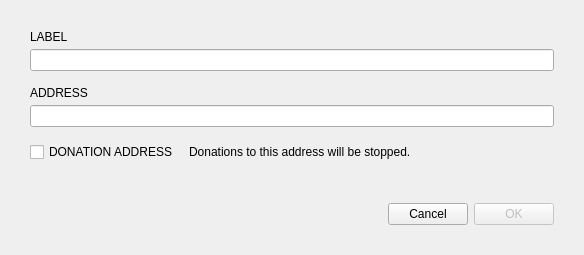
<?xml version="1.0" encoding="UTF-8"?>
<ui version="4.0">
 <class>NewAddressDialog</class>
 <widget class="QDialog" name="NewAddressDialog">
  <property name="geometry">
   <rect>
    <x>0</x>
    <y>0</y>
    <width>584</width>
    <height>255</height>
   </rect>
  </property>
  <property name="sizePolicy">
   <sizepolicy hsizetype="Fixed" vsizetype="Fixed">
    <horstretch>0</horstretch>
    <verstretch>0</verstretch>
   </sizepolicy>
  </property>
  <property name="minimumSize">
   <size>
    <width>584</width>
    <height>255</height>
   </size>
  </property>
  <property name="maximumSize">
   <size>
    <width>584</width>
    <height>255</height>
   </size>
  </property>
  <property name="windowTitle">
   <string>New contact</string>
  </property>
  <layout class="QGridLayout" name="gridLayout">
   <property name="leftMargin">
    <number>30</number>
   </property>
   <property name="topMargin">
    <number>30</number>
   </property>
   <property name="rightMargin">
    <number>30</number>
   </property>
   <property name="bottomMargin">
    <number>30</number>
   </property>
   <property name="verticalSpacing">
    <number>5</number>
   </property>
   <item row="0" column="0" colspan="4">
    <widget class="WalletGui::WalletNormalGrayTextLabel" name="m_labelTextLabel">
     <property name="sizePolicy">
      <sizepolicy hsizetype="Maximum" vsizetype="Preferred">
       <horstretch>0</horstretch>
       <verstretch>0</verstretch>
      </sizepolicy>
     </property>
     <property name="text">
      <string>LABEL</string>
     </property>
    </widget>
   </item>
   <item row="8" column="1">
    <widget class="WalletGui::WalletCancelButton" name="m_cancelButton">
     <property name="text">
      <string>Cancel</string>
     </property>
    </widget>
   </item>
   <item row="1" column="0" colspan="4">
    <widget class="WalletGui::ClearableLineEdit" name="m_labelEdit">
     <property name="sizePolicy">
      <sizepolicy hsizetype="Expanding" vsizetype="Fixed">
       <horstretch>0</horstretch>
       <verstretch>0</verstretch>
      </sizepolicy>
     </property>
     <property name="styleSheet">
      <string notr="true">[errorState=&quot;true&quot;] {
  border-color: #ef3131;
}</string>
     </property>
     <property name="echoMode">
      <enum>QLineEdit::Normal</enum>
     </property>
    </widget>
   </item>
   <item row="7" column="0" colspan="4">
    <spacer name="verticalSpacer">
     <property name="orientation">
      <enum>Qt::Vertical</enum>
     </property>
     <property name="sizeType">
      <enum>QSizePolicy::Expanding</enum>
     </property>
     <property name="sizeHint" stdset="0">
      <size>
       <width>20</width>
       <height>10</height>
      </size>
     </property>
    </spacer>
   </item>
   <item row="8" column="2" colspan="2">
    <widget class="WalletGui::WalletOkButton" name="m_okButton">
     <property name="enabled">
      <bool>false</bool>
     </property>
     <property name="text">
      <string>OK</string>
     </property>
     <property name="default">
      <bool>true</bool>
     </property>
    </widget>
   </item>
   <item row="3" column="0" colspan="4">
    <widget class="WalletGui::WalletNormalGrayTextLabel" name="m_addressTextLabel">
     <property name="sizePolicy">
      <sizepolicy hsizetype="Maximum" vsizetype="Preferred">
       <horstretch>0</horstretch>
       <verstretch>0</verstretch>
      </sizepolicy>
     </property>
     <property name="text">
      <string>ADDRESS</string>
     </property>
    </widget>
   </item>
   <item row="5" column="0" colspan="4">
    <spacer name="verticalSpacer_3">
     <property name="orientation">
      <enum>Qt::Vertical</enum>
     </property>
     <property name="sizeType">
      <enum>QSizePolicy::Fixed</enum>
     </property>
     <property name="sizeHint" stdset="0">
      <size>
       <width>20</width>
       <height>10</height>
      </size>
     </property>
    </spacer>
   </item>
   <item row="8" column="0">
    <spacer name="horizontalSpacer">
     <property name="orientation">
      <enum>Qt::Horizontal</enum>
     </property>
     <property name="sizeHint" stdset="0">
      <size>
       <width>338</width>
       <height>20</height>
      </size>
     </property>
    </spacer>
   </item>
   <item row="4" column="0" colspan="4">
    <widget class="WalletGui::ClearableLineEdit" name="m_addressEdit">
     <property name="styleSheet">
      <string notr="true">[errorState=&quot;true&quot;] {
  border-color: #ef3131;
}</string>
     </property>
     <property name="echoMode">
      <enum>QLineEdit::Normal</enum>
     </property>
    </widget>
   </item>
   <item row="2" column="0" colspan="4">
    <spacer name="verticalSpacer_2">
     <property name="orientation">
      <enum>Qt::Vertical</enum>
     </property>
     <property name="sizeType">
      <enum>QSizePolicy::Fixed</enum>
     </property>
     <property name="sizeHint" stdset="0">
      <size>
       <width>20</width>
       <height>10</height>
      </size>
     </property>
    </spacer>
   </item>
   <item row="6" column="0" colspan="4">
    <layout class="QHBoxLayout" name="horizontalLayout">
     <property name="spacing">
      <number>10</number>
     </property>
     <item>
      <widget class="WalletGui::WalletGrayCheckBox" name="m_donationCheck">
       <property name="text">
        <string>DONATION ADDRESS</string>
       </property>
      </widget>
     </item>
     <item>
      <widget class="WalletGui::WalletSmallGrayTextLabel" name="m_donationWarningLabel">
       <property name="minimumSize">
        <size>
         <width>0</width>
         <height>0</height>
        </size>
       </property>
       <property name="text">
        <string>Donations to this address will be stopped.</string>
       </property>
       <property name="alignment">
        <set>Qt::AlignLeading|Qt::AlignLeft|Qt::AlignVCenter</set>
       </property>
       <property name="indent">
        <number>0</number>
       </property>
      </widget>
     </item>
     <item>
      <spacer name="horizontalSpacer_2">
       <property name="orientation">
        <enum>Qt::Horizontal</enum>
       </property>
       <property name="sizeHint" stdset="0">
        <size>
         <width>40</width>
         <height>5</height>
        </size>
       </property>
      </spacer>
     </item>
    </layout>
   </item>
  </layout>
 </widget>
 <customwidgets>
  <customwidget>
   <class>WalletGui::WalletSmallGrayTextLabel</class>
   <extends>QLabel</extends>
   <header>Gui/Common/WalletTextLabel.h</header>
  </customwidget>
  <customwidget>
   <class>WalletGui::WalletOkButton</class>
   <extends>QPushButton</extends>
   <header>Gui/Common/WalletOkButton.h</header>
  </customwidget>
  <customwidget>
   <class>WalletGui::WalletCancelButton</class>
   <extends>QPushButton</extends>
   <header>Gui/Common/WalletCancelButton.h</header>
  </customwidget>
  <customwidget>
   <class>WalletGui::WalletNormalGrayTextLabel</class>
   <extends>QLabel</extends>
   <header>Gui/Common/WalletTextLabel.h</header>
  </customwidget>
  <customwidget>
   <class>WalletGui::ClearableLineEdit</class>
   <extends>QLineEdit</extends>
   <header>Gui/Common/ClearableLineEdit.h</header>
  </customwidget>
  <customwidget>
   <class>WalletGui::WalletGrayCheckBox</class>
   <extends>QCheckBox</extends>
   <header>Gui/Common/WalletGrayCheckBox.h</header>
  </customwidget>
 </customwidgets>
 <tabstops>
  <tabstop>m_labelEdit</tabstop>
  <tabstop>m_addressEdit</tabstop>
  <tabstop>m_okButton</tabstop>
 </tabstops>
 <resources/>
 <connections>
  <connection>
   <sender>m_okButton</sender>
   <signal>clicked()</signal>
   <receiver>NewAddressDialog</receiver>
   <slot>accept()</slot>
   <hints>
    <hint type="sourcelabel">
     <x>410</x>
     <y>102</y>
    </hint>
    <hint type="destinationlabel">
     <x>294</x>
     <y>63</y>
    </hint>
   </hints>
  </connection>
  <connection>
   <sender>m_cancelButton</sender>
   <signal>clicked()</signal>
   <receiver>NewAddressDialog</receiver>
   <slot>reject()</slot>
   <hints>
    <hint type="sourcelabel">
     <x>526</x>
     <y>102</y>
    </hint>
    <hint type="destinationlabel">
     <x>294</x>
     <y>63</y>
    </hint>
   </hints>
  </connection>
  <connection>
   <sender>m_addressEdit</sender>
   <signal>textChanged(QString)</signal>
   <receiver>NewAddressDialog</receiver>
   <slot>validateAddress(QString)</slot>
   <hints>
    <hint type="sourcelabel">
     <x>291</x>
     <y>123</y>
    </hint>
    <hint type="destinationlabel">
     <x>291</x>
     <y>101</y>
    </hint>
   </hints>
  </connection>
  <connection>
   <sender>m_labelEdit</sender>
   <signal>textChanged(QString)</signal>
   <receiver>NewAddressDialog</receiver>
   <slot>validateLabel(QString)</slot>
   <hints>
    <hint type="sourcelabel">
     <x>291</x>
     <y>61</y>
    </hint>
    <hint type="destinationlabel">
     <x>291</x>
     <y>101</y>
    </hint>
   </hints>
  </connection>
  <connection>
   <sender>m_donationCheck</sender>
   <signal>stateChanged(int)</signal>
   <receiver>NewAddressDialog</receiver>
   <slot>donationCheckStateChanged(int)</slot>
   <hints>
    <hint type="sourcelabel">
     <x>110</x>
     <y>163</y>
    </hint>
    <hint type="destinationlabel">
     <x>291</x>
     <y>122</y>
    </hint>
   </hints>
  </connection>
 </connections>
 <slots>
  <slot>validateAddress(QString)</slot>
  <slot>validateLabel(QString)</slot>
  <slot>donationCheckStateChanged(int)</slot>
 </slots>
</ui>
